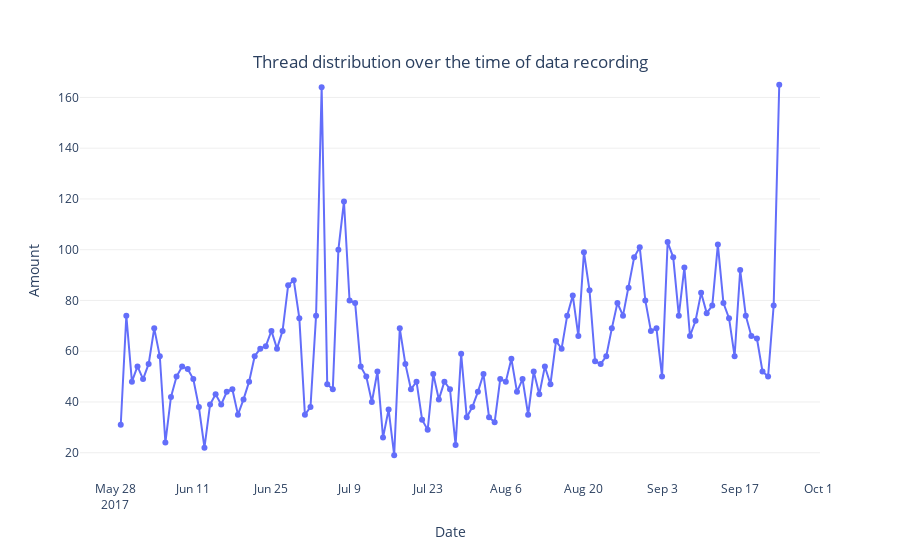

The code cell stored with this chart in its notebook:
### Code cell
#plot the time series
fig = px.line(output_grouped[:-1], x=output_grouped.index[:-1], y='thread_status', markers=True)

fig.update_layout(plot_bgcolor="white", 
                  title={
                    'text': "Thread distribution over the time of data recording", 
                    'y':0.9,
                    'x':0.5,
                    'xanchor': 'center',
                    'yanchor': 'top'},
                    hovermode="x unified",
                  )

fig.update_yaxes(showgrid=True, gridwidth=1, gridcolor='#efefef', zeroline=True, title='Amount')
fig.update_xaxes(title='Date')
fig.show()

### Figure 1 — Plotly figure (JSON) as saved in the notebook; plotly's stock layout.template omitted (floating-point values rounded to 4 significant figures)
{"data": [{"hovertemplate": "x=%{x}<br>thread_status=%{y}<extra></extra>", "legendgroup": "", "line": {"color": "#636efa", "dash": "solid"}, "marker": {"symbol": "circle"}, "mode": "lines+markers", "name": "", "orientation": "v", "showlegend": false, "type": "scatter", "x": ["2017-05-29", "2017-05-30", "2017-05-31", "2017-06-01", "2017-06-02", "2017-06-03", "2017-06-04", "2017-06-05", "2017-06-06", "2017-06-07", "2017-06-08", "2017-06-09", "2017-06-10", "2017-06-11", "2017-06-12", "2017-06-13", "2017-06-14", "2017-06-15", "2017-06-16", "2017-06-17", "2017-06-18", "2017-06-19", "2017-06-20", "2017-06-21", "2017-06-22", "2017-06-23", "2017-06-24", "2017-06-25", "2017-06-26", "2017-06-27", "2017-06-28", "2017-06-29", "2017-06-30", "2017-07-01", "2017-07-02", "2017-07-03", "2017-07-04", "2017-07-05", "2017-07-06", "2017-07-07", "2017-07-08", "2017-07-09", "2017-07-10", "2017-07-11", "2017-07-12", "2017-07-13", "2017-07-14", "2017-07-15", "2017-07-16", "2017-07-17", "2017-07-18", "2017-07-19", "2017-07-20", "2017-07-21", "2017-07-22", "2017-07-23", "2017-07-24", "2017-07-25", "2017-07-26", "2017-07-27", "2017-07-28", "2017-07-29", "2017-07-30", "2017-07-31", "2017-08-01", "2017-08-02", "2017-08-03", "2017-08-04", "2017-08-05", "2017-08-06", "2017-08-07", "2017-08-08", "2017-08-09", "2017-08-10", "2017-08-11", "2017-08-12", "2017-08-13", "2017-08-14", "2017-08-15", "2017-08-16", "2017-08-17", "2017-08-18", "2017-08-19", "2017-08-20", "2017-08-21", "2017-08-22", "2017-08-23", "2017-08-24", "2017-08-25", "2017-08-26", "2017-08-27", "2017-08-28", "2017-08-29", "2017-08-30", "2017-08-31", "2017-09-01", "2017-09-02", "2017-09-03", "2017-09-04", "2017-09-05", "2017-09-06", "2017-09-07", "2017-09-08", "2017-09-09", "2017-09-10", "2017-09-11", "2017-09-12", "2017-09-13", "2017-09-14", "2017-09-15", "2017-09-16", "2017-09-17", "2017-09-18", "2017-09-19", "2017-09-20", "2017-09-21", "2017-09-22", "2017-09-23", "2017-09-24"], "xaxis": "x", "y": [31, 74, 48, 54, 49, 55, 69, 58, 24, 42, 50, 54, 53, 49, 38, 22, 39, 43, 39, 44, 45, 35, 41, 48, 58, 61, 62, 68, 61, 68, 86, 88, 73, 35, 38, 74, 164, 47, 45, 100, 119, 80, 79, 54, 50, 40, 52, 26, 37, 19, 69, 55, 45, 48, 33, 29, 51, 41, 48, 45, 23, 59, 34, 38, 44, 51, 34, 32, 49, 48, 57, 44, 49, 35, 52, 43, 54, 47, 64, 61, 74, 82, 66, 99, 84, 56, 55, 58, 69, 79, 74, 85, 97, 101, 80, 68, 69, 50, 103, 97, 74, 93, 66, 72, 83, 75, 78, 102, 79, 73, 58, 92, 74, 66, 65, 52, 50, 78, 165], "yaxis": "y"}], "layout": {"hovermode": "x unified", "legend": {"tracegroupgap": 0}, "margin": {"t": 60}, "plot_bgcolor": "white", "title": {"text": "Thread distribution over the time of data recording", "x": 0.5, "xanchor": "center", "y": 0.9, "yanchor": "top"}, "xaxis": {"anchor": "y", "domain": [0, 1], "title": {"text": "Date"}}, "yaxis": {"anchor": "x", "domain": [0, 1], "gridcolor": "#efefef", "gridwidth": 1, "showgrid": true, "title": {"text": "Amount"}, "zeroline": true}}}
